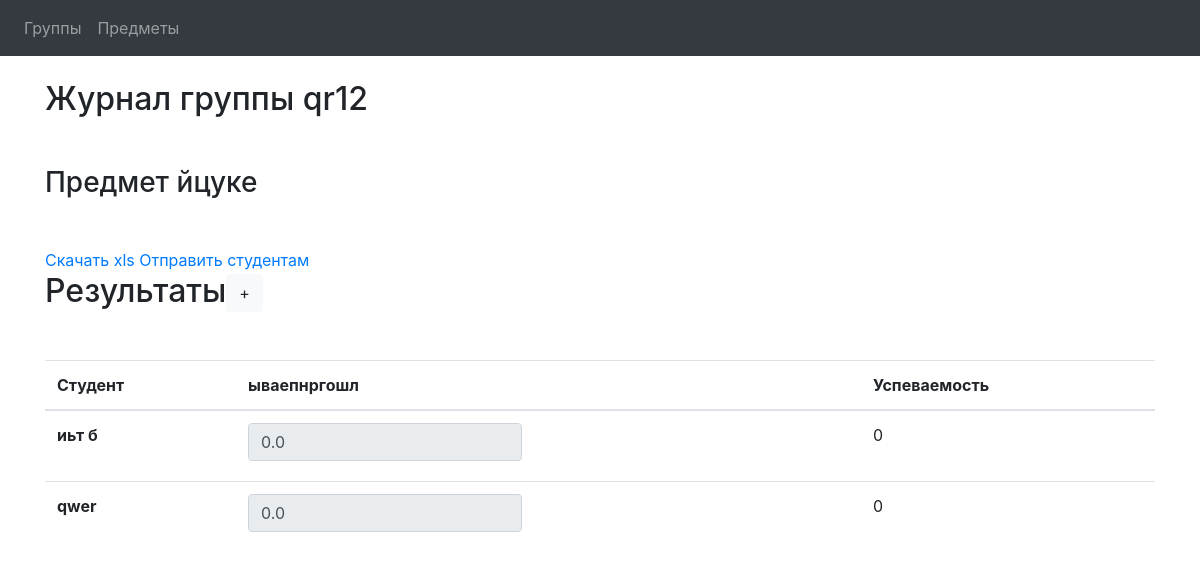
Screenshot of /3/results/1 with the database file from the repository.
### class_book/apps/groups/models.py (models this page shows, shortened)
class Group(models.Model):
    name = models.CharField(max_length=30)
    subjects = models.ManyToManyField(Subject)
    email = models.EmailField()
    password = models.CharField(max_length=128)

class Student(models.Model):
    name = models.CharField(max_length=100)
    email = models.EmailField(max_length=100)
    group = models.ForeignKey(Group, on_delete=models.CASCADE)

### class_book/apps/subjects/models.py (models this page shows)
class Subject(models.Model):
    name = models.CharField(max_length=30)
    level_3 = models.FloatField(default=25)
    level_4 = models.FloatField(default=50)
    level_5 = models.FloatField(default=75)
    attendance_score = models.FloatField(default=0)

class Task(models.Model):
    name = models.CharField(max_length=30)
    deadline = models.DateField()
    subject = models.ForeignKey(Subject, on_delete=models.CASCADE)
    max_score = models.PositiveIntegerField()

### class_book/apps/accounting/models.py (models this page shows)
class Result(models.Model):
    rating = models.FloatField(default=0)
    task = models.ForeignKey(Task, on_delete=models.CASCADE)
    student = models.ForeignKey(Student, on_delete=models.CASCADE)
    date = models.DateField(default=date.today)

### class_book/apps/groups/views.py (the view, shortened to what this page needs)
# urls.py: re_path(r'^(?P<pk>\d+)/attendance/(?P<id>\d+)$', GroupSubjectView.as_view(), {'_type': 'attendance'}, name='attendance'),
class GroupSubjectView(View):
    def get(self, request, pk, id: int = None, _type: str = None):
        if id is not None:
            subject = Subject.objects.get(id=id)
            group = Group.objects.get(id=pk)
            itogs = dict()
            for student in group.student_set.all():
                itogs[student.id] = student.id + 1
            if _type is None:
                return render(request, 'accouting/index.html', locals())
            if _type == 'attendance':
                return render(request, 'accouting/attendance.html', locals())
            if _type == 'results':
                return render(request, 'accouting/results.html', locals())
        else:
            group = Group.objects.get(id=pk)
            subject_list = Subject.objects.all().order_by("name")
            return render(request, 'groups/info.html', locals())

### class_book/apps/accounting/templatetags/my_tags.py (called while the page is built)
@register.filter
def lessons(value, args):
    student_id = value.id
    subject_id = args.id
    student = Student.objects.get(id=student_id)
    all_count = 0
    count = 0
    for attendance in student.attendance_set.all():
        if attendance.lesson.subject.id == subject_id:
            all_count += 1
            if attendance.visit:
                count += 1
    else:
        all_count = all_count if all_count else 1
    return str(int(100 * count / all_count)) + "%"

@register.filter
def tasks(value, args):
    student_id = value.id
    subject_id = args.id
    student = Student.objects.get(id=student_id)
    all_count = 0
    s = 0
    for result in student.result_set.all():
        if result.task.subject.id == subject_id:
            all_count += 1
            s += result.rating
    else:
        all_count = all_count if all_count else 1
    return str(int(100 * s / (all_count * 100)))

### class_book/templates/accouting/results.html (shortened to what this page needs)
{% extends "main/wrapper.html" %}
{% block content %}
    <div class="container">
        <h2 class="mb-5">Журнал группы {{ group.name }}</h2>
        <h3 class="mb-5">Предмет {{ subject.name }}</h3>
        <a href="/groups/{{ group.id }}/subjects/{{ subject.id }}/download">Скачать xls</a>
        <a href="/groups/{{ group.id }}/subjects/{{ subject.id }}/sending">Отправить студентам</a>
    </div>
                {% for student in group.student_set.all %}
                        {% load my_tags %}
                {% endfor %}
    <div class="container">
        <h2 class="mb-5">Результаты<button type="button" class="btn btn-light" data-toggle="modal" data-target="#addModal" data-whatever="task">+</button></h1></h2>
        <table class="table">
            <thead>
                <tr>
                    <th scope="col">Студент</th>
                        {% for task in subject.task_set.all %}
                            <th scope="col">{{ task.name }}</th>
                        {% endfor %}
                    <th scope="col">Успеваемость</th>
                </tr>
            </thead>
            <tbody>
                {% for student in group.student_set.all %}
                    <tr>
                        <th scope="row">{{ student.name }}</th>
                        {% for result in student.result_set.all %}
                            {% if result.task.subject.id is subject.id %}
                                <td>
                                    <label>
                                        <input class="form-control" type="text" placeholder="{{ result.rating }}" readonly data-toggle="modal" data-target="#exampleModal" data-student-id="{{ result.id }}" value="{{ result.rating }}">
                                    </label>
                                </td>
                            {% endif %}
                        {% endfor %}
                        <td>{{ student| tasks:subject }}</td>
                    </tr>
                {% endfor %}
            </tbody>
        </table>
    </div>
{% endblock %}

### rows the page displays
Group: name "qr12"
Subject: name "йцуке"
Task: name "ываепнргошл"
Student: name "иьт б", id.subject_id "0"
Result: rating "0.0"
Student: name "qwer", id.subject_id "0"
Result: rating "0.0"
